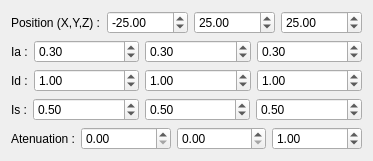
      <widget class="QWidget" name="diffuseLightTab">
       <attribute name="title">
        <string>Point Light</string>
       </attribute>
       <layout class="QGridLayout" name="gridLayout_5">
        <item row="1" column="0">
         <layout class="QHBoxLayout" name="horizontalLayout_14">
          <item>
           <widget class="QLabel" name="label_12">
            <property name="sizePolicy">
             <sizepolicy hsizetype="Fixed" vsizetype="Preferred">
              <horstretch>0</horstretch>
              <verstretch>0</verstretch>
             </sizepolicy>
            </property>
            <property name="text">
             <string>Ia :</string>
            </property>
           </widget>
          </item>
          <item>
           <widget class="QDoubleSpinBox" name="lightIa1Spin">
            <property name="singleStep">
             <double>0.100000000000000</double>
            </property>
            <property name="value">
             <double>0.300000000000000</double>
            </property>
           </widget>
          </item>
          <item>
           <widget class="QDoubleSpinBox" name="lightIa2Spin">
            <property name="singleStep">
             <double>0.100000000000000</double>
            </property>
            <property name="value">
             <double>0.300000000000000</double>
            </property>
           </widget>
          </item>
          <item>
           <widget class="QDoubleSpinBox" name="lightIa3Spin">
            <property name="singleStep">
             <double>0.100000000000000</double>
            </property>
            <property name="value">
             <double>0.300000000000000</double>
            </property>
           </widget>
          </item>
         </layout>
        </item>
        <item row="3" column="0">
         <layout class="QHBoxLayout" name="horizontalLayout_41">
          <item>
           <widget class="QLabel" name="label_21">
            <property name="sizePolicy">
             <sizepolicy hsizetype="Fixed" vsizetype="Preferred">
              <horstretch>0</horstretch>
              <verstretch>0</verstretch>
             </sizepolicy>
            </property>
            <property name="text">
             <string>Is :</string>
            </property>
           </widget>
          </item>
          <item>
           <widget class="QDoubleSpinBox" name="lightIs1Spin">
            <property name="singleStep">
             <double>0.100000000000000</double>
            </property>
            <property name="value">
             <double>0.500000000000000</double>
            </property>
           </widget>
          </item>
          <item>
           <widget class="QDoubleSpinBox" name="lightIs2Spin">
            <property name="singleStep">
             <double>0.100000000000000</double>
            </property>
            <property name="value">
             <double>0.500000000000000</double>
            </property>
           </widget>
          </item>
          <item>
           <widget class="QDoubleSpinBox" name="lightIs3Spin">
            <property name="singleStep">
             <double>0.100000000000000</double>
            </property>
            <property name="value">
             <double>0.500000000000000</double>
            </property>
           </widget>
          </item>
         </layout>
        </item>
        <item row="4" column="0">
         <layout class="QHBoxLayout" name="horizontalLayout_42">
          <item>
           <widget class="QLabel" name="label_421">
            <property name="sizePolicy">
             <sizepolicy hsizetype="Fixed" vsizetype="Preferred">
              <horstretch>0</horstretch>
              <verstretch>0</verstretch>
             </sizepolicy>
            </property>
            <property name="text">
             <string>Atenuation :</string>
            </property>
           </widget>
          </item>
          <item>
           <widget class="QDoubleSpinBox" name="lightCoefA">
            <property name="singleStep">
             <double>0.100000000000000</double>
            </property>
            <property name="value">
             <double>0.000000000000000</double>
            </property>
           </widget>
          </item>
          <item>
           <widget class="QDoubleSpinBox" name="lightCoefB">
            <property name="singleStep">
             <double>0.100000000000000</double>
            </property>
            <property name="value">
             <double>0.000000000000000</double>
            </property>
           </widget>
          </item>
          <item>
           <widget class="QDoubleSpinBox" name="lightCoefC">
            <property name="singleStep">
             <double>0.100000000000000</double>
            </property>
            <property name="value">
             <double>1.000000000000000</double>
            </property>
           </widget>
          </item>
         </layout>
        </item>
        <item row="0" column="0">
         <layout class="QHBoxLayout" name="horizontalLayout_13">
          <item>
           <widget class="QLabel" name="label_11">
            <property name="sizePolicy">
             <sizepolicy hsizetype="Fixed" vsizetype="Preferred">
              <horstretch>0</horstretch>
              <verstretch>0</verstretch>
             </sizepolicy>
            </property>
            <property name="text">
             <string>Position (X,Y,Z) :</string>
            </property>
           </widget>
          </item>
          <item>
           <widget class="QDoubleSpinBox" name="lightPosXSpin">
            <property name="minimum">
             <double>-99999.000000000000000</double>
            </property>
            <property name="maximum">
             <double>99999.000000000000000</double>
            </property>
            <property name="singleStep">
             <double>0.100000000000000</double>
            </property>
            <property name="value">
             <double>-25.000000000000000</double>
            </property>
           </widget>
          </item>
          <item>
           <widget class="QDoubleSpinBox" name="lightPosYSpin">
            <property name="minimum">
             <double>-99999.000000000000000</double>
            </property>
            <property name="maximum">
             <double>99999.000000000000000</double>
            </property>
            <property name="singleStep">
             <double>0.100000000000000</double>
            </property>
            <property name="value">
             <double>25.000000000000000</double>
            </property>
           </widget>
          </item>
          <item>
           <widget class="QDoubleSpinBox" name="lightPosZSpin">
            <property name="minimum">
             <double>-99999.000000000000000</double>
            </property>
            <property name="maximum">
             <double>99999.000000000000000</double>
            </property>
            <property name="singleStep">
             <double>0.100000000000000</double>
            </property>
            <property name="value">
             <double>25.000000000000000</double>
            </property>
           </widget>
          </item>
         </layout>
        </item>
        <item row="2" column="0">
         <layout class="QHBoxLayout" name="horizontalLayout_15">
          <item>
           <widget class="QLabel" name="label_13">
            <property name="sizePolicy">
             <sizepolicy hsizetype="Fixed" vsizetype="Preferred">
              <horstretch>0</horstretch>
              <verstretch>0</verstretch>
             </sizepolicy>
            </property>
            <property name="text">
             <string>Id :</string>
            </property>
           </widget>
          </item>
          <item>
           <widget class="QDoubleSpinBox" name="lightId1Spin">
            <property name="singleStep">
             <double>0.100000000000000</double>
            </property>
            <property name="value">
             <double>1.000000000000000</double>
            </property>
           </widget>
          </item>
          <item>
           <widget class="QDoubleSpinBox" name="lightId2Spin">
            <property name="singleStep">
             <double>0.100000000000000</double>
            </property>
            <property name="value">
             <double>1.000000000000000</double>
            </property>
           </widget>
          </item>
          <item>
           <widget class="QDoubleSpinBox" name="lightId3Spin">
            <property name="singleStep">
             <double>0.100000000000000</double>
            </property>
            <property name="value">
             <double>1.000000000000000</double>
            </property>
           </widget>
          </item>
         </layout>
        </item>
       </layout>
      </widget>
